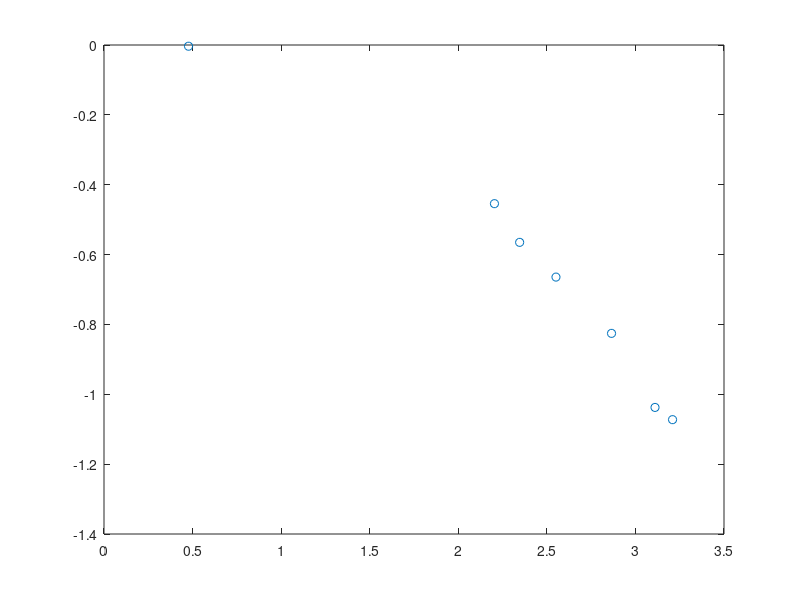

Write the MATLAB code that produced this figure.
clear all
%L = logspace(0, 2, 20);
measuredL = [160, 222, 356, 1290, 733, 3, 1620 ];
measuredV = [3.7, 3.93, 4.11, 4.58, 4.35, 2.51, 4.61 ];

%Simulation Parameters
%gama = -1;
Vcc = 5;
%R1 = 1000;
%k = 100;

%R2 = k*(L.^gama);
%Vi = Vcc * (R1 ./ (R1 + R2));

xi = log10(measuredL);
yi = log10(Vcc./measuredV - 1);
plot(xi, yi, 'o');

%Getting slope parameters ( y = mx + b )
p = polyfit(xi, yi, 1);
m = p(1)
b = p(2)

C = 10^(-b/m)

%xi=logspace(0,2,20);
L2 = 10^(-b / m) * (Vcc ./ measuredV - 1).^(1 / m);
hold on
% L
% L2
norm(measuredL - L2)